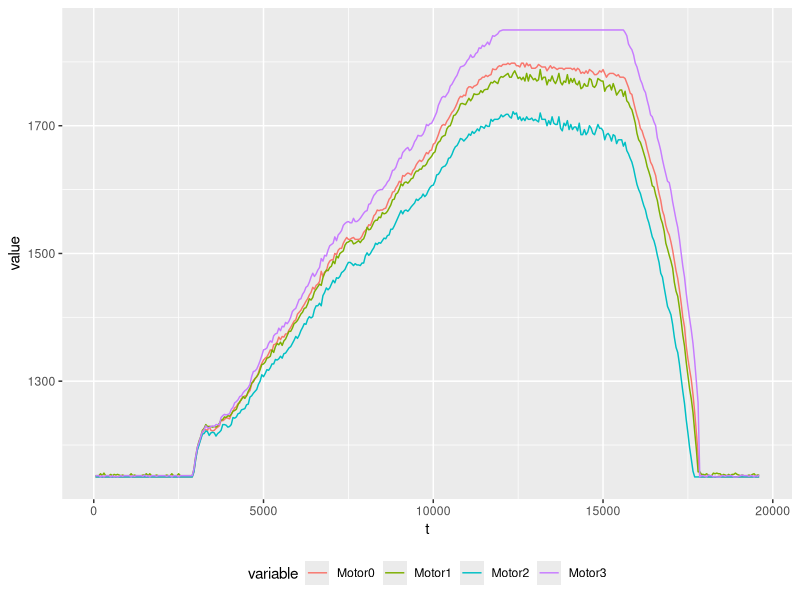
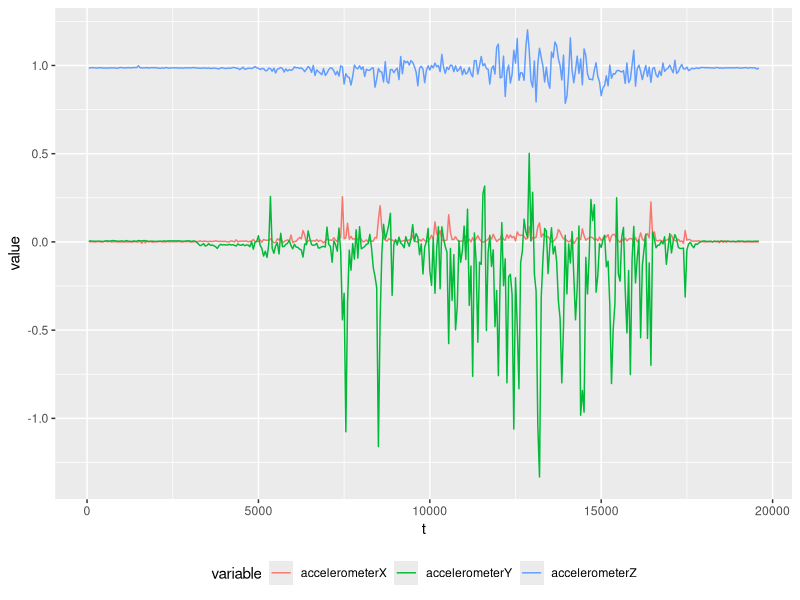
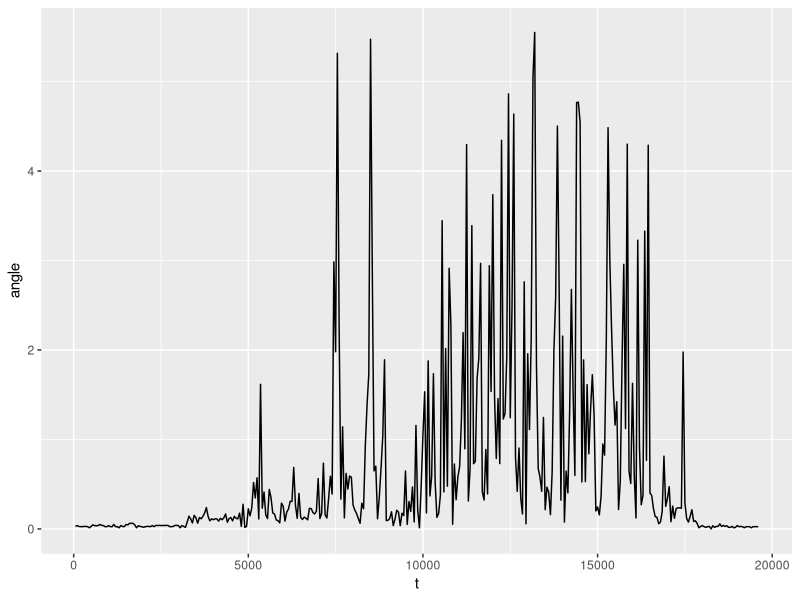
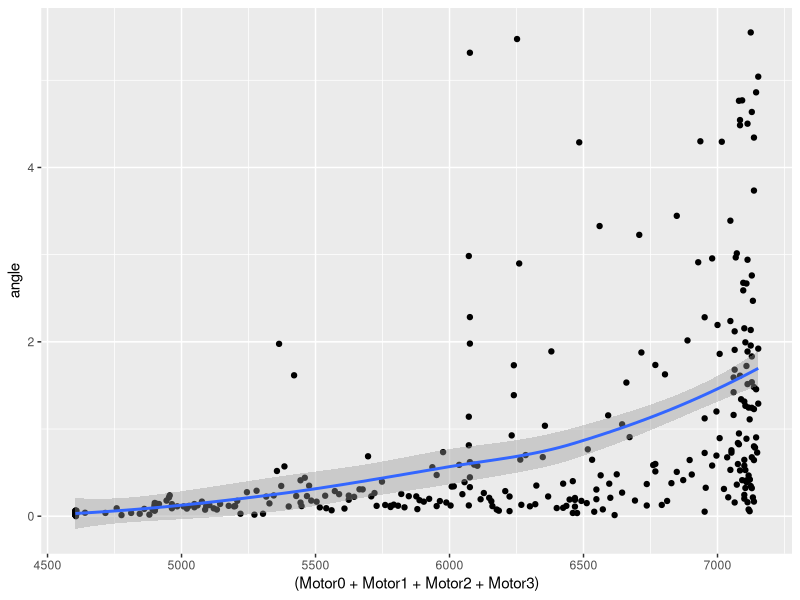

Reproduce these figures in R, in order.
## ---- chunk 1
library(reshape)
library(dplyr)
library(ggplot2)

data.csv <- read.csv("cleanflight_data_log.csv")

data <- data.csv %>% filter(RC4 > 1500) %>% filter(Motor1 > 1000) %>%
  mutate(angle = acos(accelerometerZ / sqrt(accelerometerX**2 + accelerometerY**2 + accelerometerZ**2)) * pi * 2) %>%
  mutate(t = row_number() * 50)
## ---- chunk 2
motor <- data %>% select(t, Motor0, Motor1, Motor2, Motor3)
ggplot(data = melt(motor, id.vars = c("t")), aes(x=t, y=value)) + geom_line(aes(color=variable)) + theme(legend.position = "bottom", legend.direction = "horizontal")
## ---- chunk 3
accelerometer <- data %>% select(t, starts_with("accelerometer"))
ggplot(data = melt(accelerometer, id.vars = c("t")), aes(x=t, y=value)) + geom_line(aes(color=variable)) + theme(legend.position = "bottom", legend.direction = "horizontal")
## ---- chunk 4
ggplot(data = data, aes(x=t)) + geom_line(aes(y=angle)) + theme(legend.position = "bottom", legend.direction = "horizontal")
## ---- chunk 5
ggplot(data = data, aes(x=(Motor0+Motor1+Motor2+Motor3), y=angle)) + geom_point() + geom_smooth()  + theme(legend.position = "bottom", legend.direction = "horizontal")
